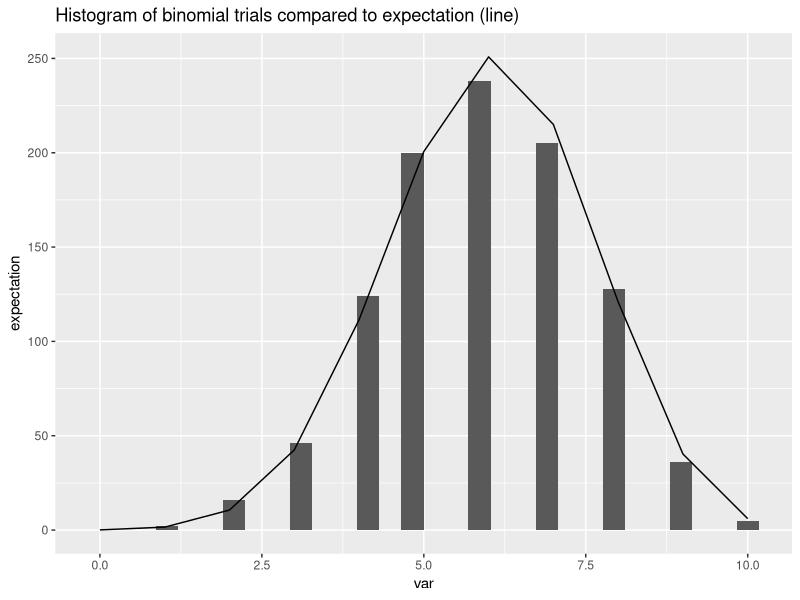
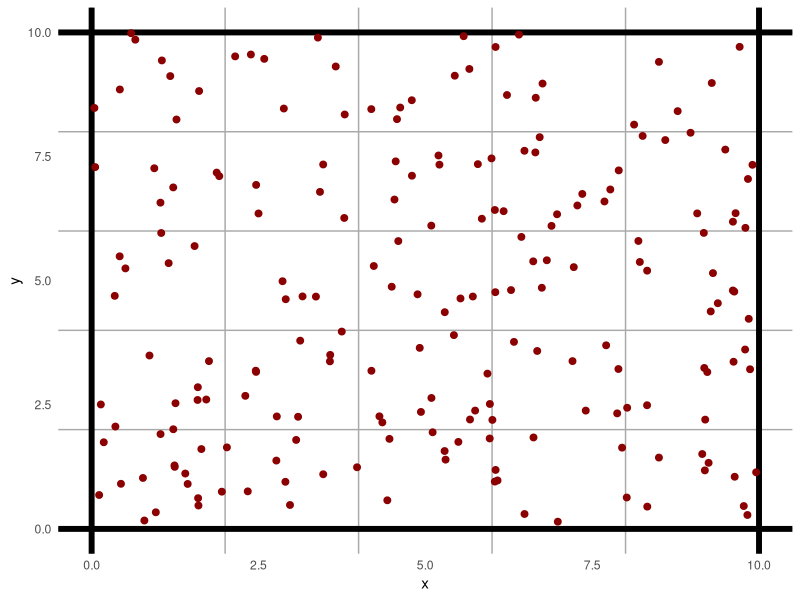
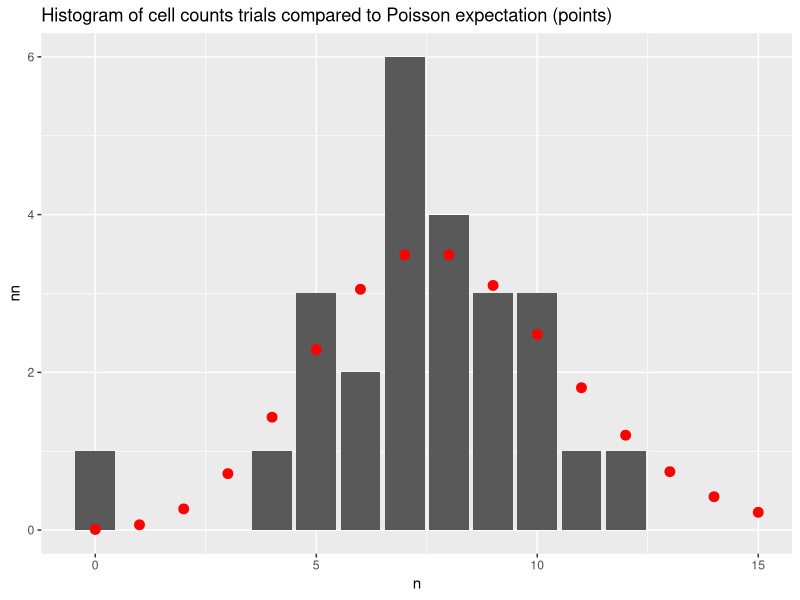

Write R code to recreate these figures, in order.
## ---- chunk 1
knitr::opts_chunk$set(echo = TRUE)

## ---- chunk 2
set.seed(1999)
library(tidyverse)
## ---- chunk 3
# Simulate one random Bernoulli variable with probability 0.6
rbinom(n = 1, size = 1, prob = 0.6)

# Simulate 1000 random Bernoulli variables with probability 0.6
bern_vars <- rbinom(n = 1000, size = 1, prob = 0.6)

# How many of those were 1?
table(bern_vars)

# What was the mean response? The variance?
# We expect: mean = 0.6, var = 0.6(1-0.6) = 0.24
mean(bern_vars); var(bern_vars)

## ---- chunk 4
# Simulate one random binomial variable with probability 0.6 and size 10
rbinom(n = 1, size = 10, prob = 0.6)

# Simulate 1000 random Bernoulli variables with probability 0.6 and size 10
binom_vars <- rbinom(n = 1000, size = 10, prob = 0.6)

# Look at the distribution, compared to the expected distribution.
x <- 0:10
expectation <- dbinom(x, size = 10, prob = 0.6)

ggplot() +
  geom_histogram(data=data.frame(var = binom_vars), aes(var)) +
  geom_line(data = data.frame(x = x, expectation = expectation*1000),
           aes(x, expectation), inherit.aes = FALSE) +
  ggtitle("Histogram of binomial trials compared to expectation (line)")


# What was the mean response? The variance?
# We expect: mean = 0.6, var = 0.6(1-0.6) = 0.24
mean(bern_vars); var(bern_vars)

## ---- chunk 5
# 100 individuals

gen_rand_points <- function(n, spatial_dim) {
  # runif is a function to generate a random number from a uniform distribution.
  # In this case, our number can be anything between 0-10.
  dat <- data.frame(x = runif(n, 0, spatial_dim), y = runif(n, 0, spatial_dim))
  
  return(dat)
}

plot_rand_points <- function(dat, spatial_dim, resoln) {
  grid <- data.frame(x = seq(0, spatial_dim, by = resoln))
  
  ggplot(dat, aes(x, y)) + 
    geom_vline(data = grid, aes(xintercept = x), col = "darkgray") +
    geom_hline(data = grid, aes(yintercept = x), col = "darkgray") +
    geom_vline(xintercept = c(0, spatial_dim), col = "black", linewidth = 2) +
    geom_hline(yintercept = c(0, spatial_dim), col = "black", linewidth = 2) +
    geom_point(col = "darkred", size = 2) + theme_minimal() +
    theme(panel.grid = element_blank()) +
    ylim(0, spatial_dim) + xlim(0, spatial_dim)
    
}

count_rand_points <- function(dat, spatial_dim, resoln = 1) {
  dat$xgrid <- floor(dat$x / resoln)
  dat$ygrid <- floor(dat$y / resoln)
  dat$cell <- dat$xgrid + (spatial_dim/resoln)*(dat$ygrid)
  
  counts <- data.frame(cell = 1:(spatial_dim/resoln)^2) %>% 
    left_join(count(dat, cell), by = "cell") %>% 
    mutate(n = ifelse(is.na(n), 0, n))
  
  return(counts)
}



# Simulate 200 individuals on a 10x10 grid
n <- 200
spatial_dim <- 10
grid_resoln <- 2

sim_locs <- gen_rand_points(n, spatial_dim)
plot_rand_points(sim_locs, spatial_dim, grid_resoln)

cell_counts <- count_rand_points(sim_locs, spatial_dim, grid_resoln)

# Counts follow a Poisson distribution where the expected value is
# (num. individuals) * (cell area) / (total area)
x <- 0:(max(cell_counts$n) + 3)
expectation <- dpois(x, n * (grid_resoln^2) / (spatial_dim^2))

ggplot() +
  geom_col(data=count(cell_counts, n), aes(n, nn)) +
  geom_point(data = data.frame(x = x, expectation = expectation*nrow(cell_counts)),
           aes(x, expectation), inherit.aes = FALSE, col = "red", size = 3) +
  ggtitle("Histogram of cell counts trials compared to Poisson expectation (points)")
